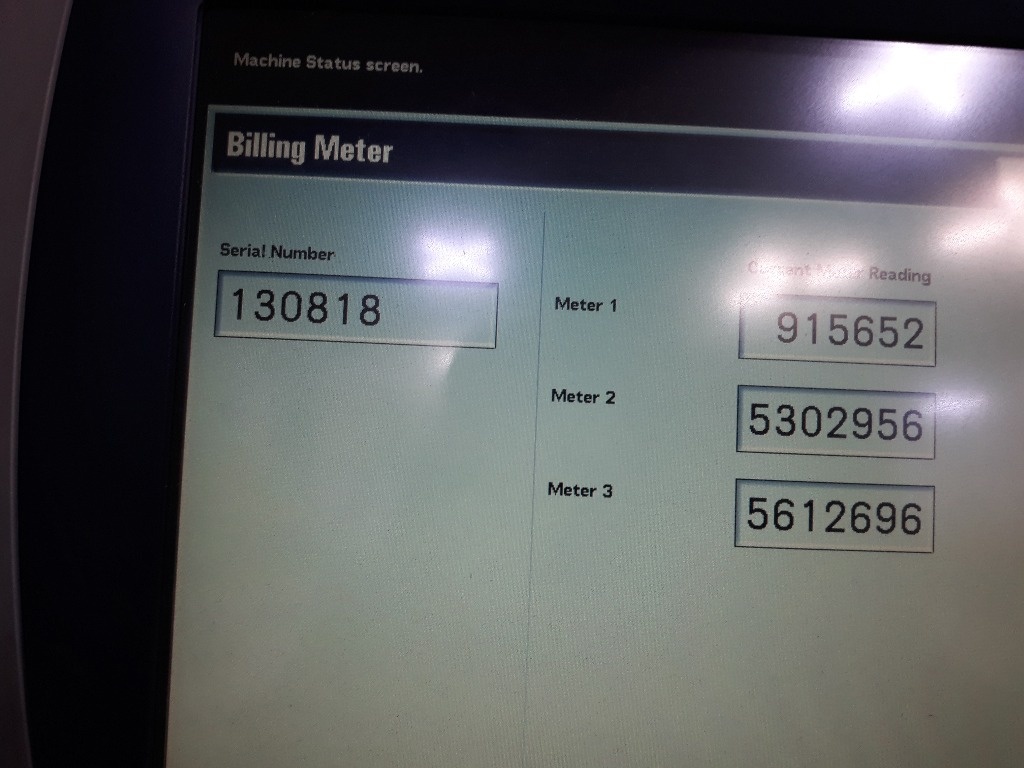
#> input picture Device_meter_detection/text_detection_3/image/1 (4).png, 1024 x 768 px
$ jupyter execute text_detection.ipynb   (older library calls are emulated)
#> lines starting #> are read from the running program, lines starting #| are printed output that depends on the picture; after the words box and inside, x2 and y2 are one past the last pixel; in counts of white or black regions, pixels touching at a corner belong together
[cell 1]
import cv2
import numpy as np
from PIL import Image
import matplotlib.pyplot as plt
from PIL import Image
import os

[cell 2]
img=cv2.imread('./image/1 (4).png')
#> img is the input picture: shape (768, 1024, 3); mean B, G, R 94.5, 93.8, 91.5
imgray = cv2.cvtColor(img, cv2.COLOR_BGR2GRAY)

ret, thr = cv2.threshold(imgray, 127, 255, 0)
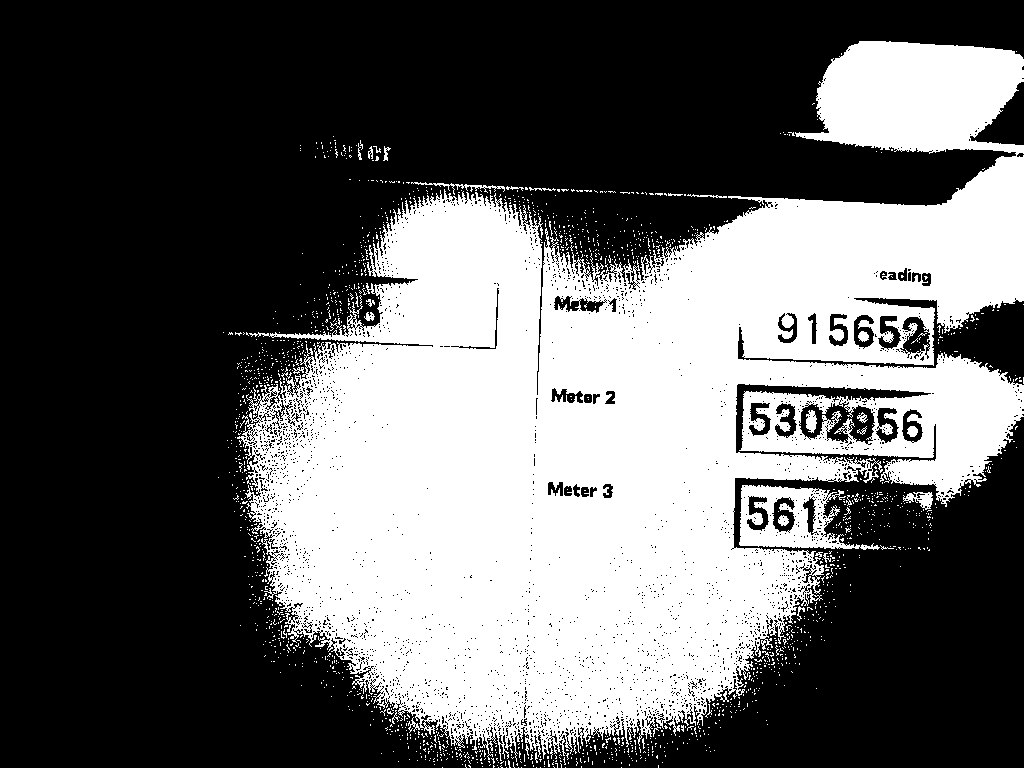
#> thr: shape (768, 1024); 39% white; 1701 white regions (1667 under 20 px)
_, contours, _ = cv2.findContours(thr, cv2.RETR_TREE,
                                 cv2.CHAIN_APPROX_SIMPLE)
#> contours = 5584 contours, 5470 with area under 20; largest, box (x1, y1, x2, y2) and area: (237, 41, 1024, 762) 305993, (739, 485, 880, 550) 5322, (798, 401, 876, 445) 2038, (899, 316, 931, 356) 748, (771, 496, 796, 533) 605

cv2.drawContours(img, contours, -1, (0, 0, 255), 1)
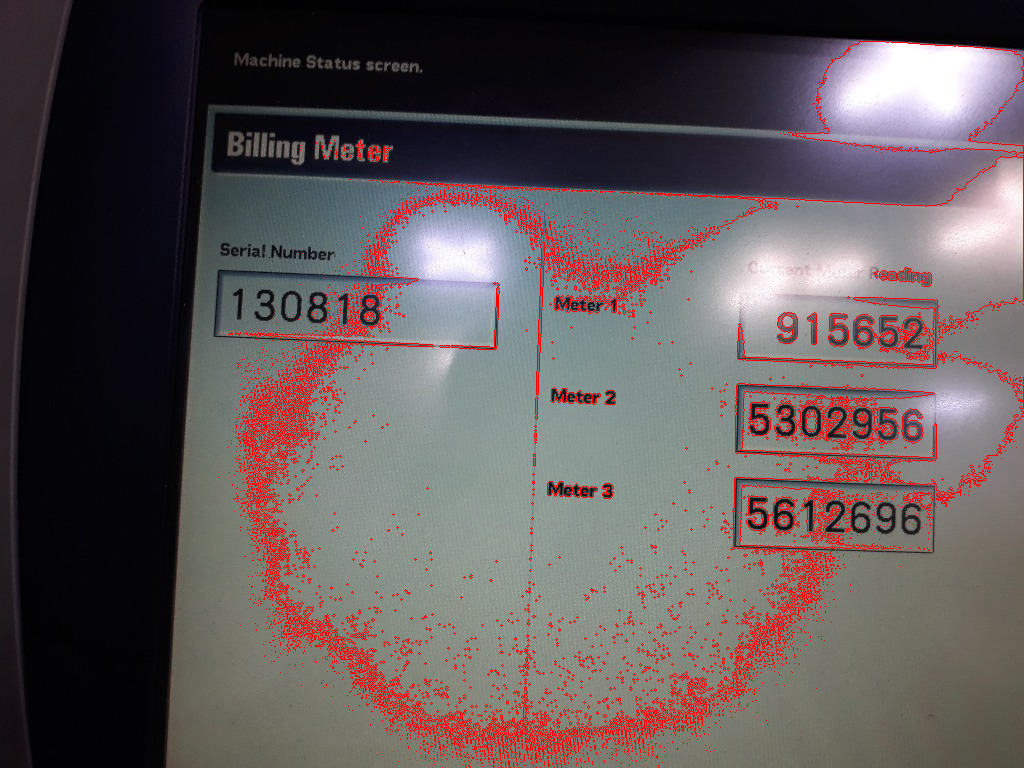
#> img: shape (768, 1024, 3); 4.79% of pixels changed, all inside (x1, y1, x2, y2) = (218, 41, 1024, 768)
cv2.imshow('imgray', img)
cv2.imshow('thresh', thr)

cv2.waitKey(0)
cv2.destroyAllWindows()

[cell 3]
img=cv2.imread('./image/1 (4).png', cv2.IMREAD_GRAYSCALE)
#> img: shape (768, 1024)
ret, bImage = cv2.threshold(img, 50, 250, cv2.THRESH_BINARY_INV)
#> bImage: shape (768, 1024); values 0 (black) and 250 (white), 32.6% white; 219 white regions (151 under 20 px), largest, box (x1, y1, x2, y2) and area: (0, 0, 1024, 768) 249798, (214, 270, 341, 337) 441, (308, 292, 327, 323) 293
print(bImage)
#> (printed output is left out)
cv2.imshow('img', img)
cv2.imshow('bImage', bImage)
cv2.waitKey(0)
cv2.destroyAllWindows()

[cell 4]
kernel= cv2.getStructuringElement(shape=cv2.MORPH_RECT, ksize=(5,3))
#kernel = np.ones((5,5), np.uint8)
closing = cv2.morphologyEx(bImage, cv2.MORPH_OPEN,kernel,iterations = 3)
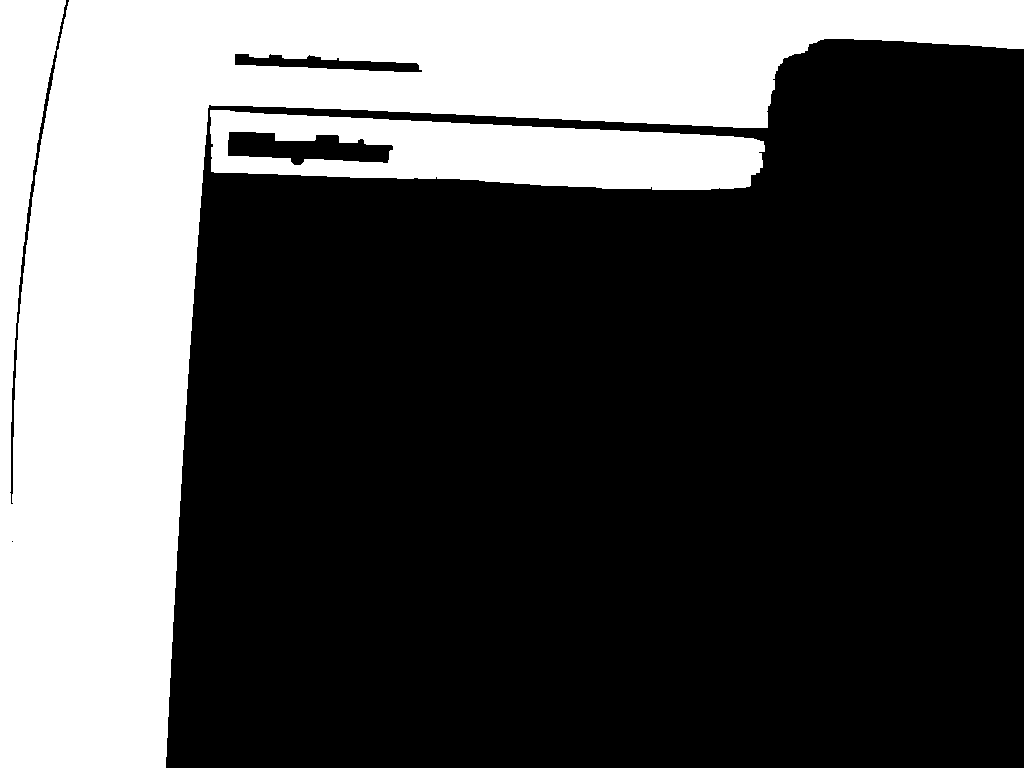
#> closing: shape (768, 1024); values 0 (black) and 250 (white), 31.4% white; 2 white regions
contours = cv2.findContours(closing, cv2.RETR_EXTERNAL, cv2.CHAIN_APPROX_SIMPLE)[1]
#> contours = 2 contours; box (x1, y1, x2, y2) and area: (0, 0, 1024, 768) 218274, (210, 110, 765, 190) 31197
rects = []
img_w = img.shape[1]
for i, cnt in enumerate(contours):
    x, y, w, h = cv2.boundingRect(cnt)
    print(x, y, w, h)
    #if h < 30: continue # 너무 작으면 생략하기
    #if w < 30: continue
    #if w > im_w / 5: continue # 너무 크면 생략하기
    #y2 = round(y / 10) * 10 # Y좌표 맞추기
    index = y
    rects.append((index, x, y, w, h))              #(index, x, y, w, h))
#> this loop made 2 passes
#> (x, y, w, h, index) on passes 1 to 2: (210, 110, 555, 80, 110), (0, 0, 1024, 768, 0)
#> (printed output is left out)
#> after the loop, rects = [(110, 210, 110, 555, 80), (0, 0, 0, 1024, 768)]

[cell 5]

rects = sorted(rects, key=lambda x:x[0]) # 정렬하기
#> rects = [(0, 0, 0, 1024, 768), (110, 210, 110, 555, 80)]
img_result = []
img_for_class = img.copy()

margin_pixel = 10
margin_pixel1 = 0

for rect in rects:
    #[y:y+h, x:x+w]
    img_result.append(
        img_for_class[rect[2]-margin_pixel : rect[2]+rect[4]+margin_pixel,
                      rect[1]-margin_pixel1 : rect[1]+rect[3]+margin_pixel1])

    # Draw the rectangles
    cv2.rectangle(img, (rect[1], rect[2]),
                  (rect[1] + rect[3], rect[2] + rect[4]), (0, 255, 0), 0)
#> this loop made 2 passes
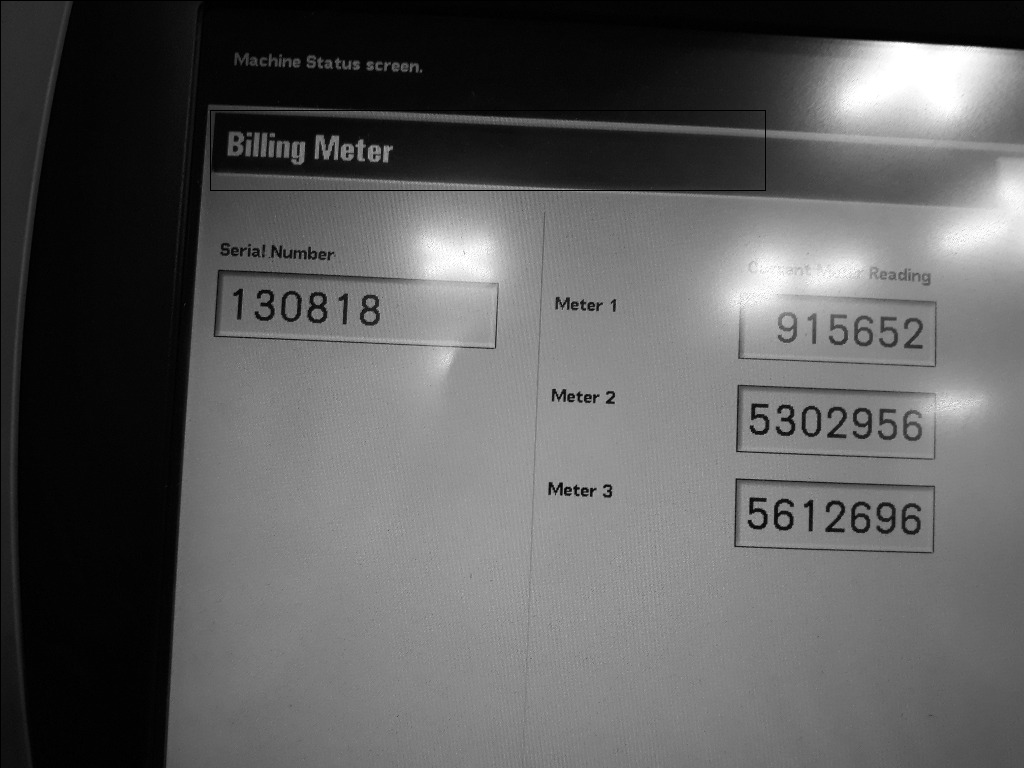
#> img: shape (768, 1024); min 0, max 255, mean 93
#> after the loop, img_result = 2 items

$ run again, with Device_meter_detection/text_detection_3/image/1 (1).png copied over Device_meter_detection/text_detection_3/image/1 (4).png
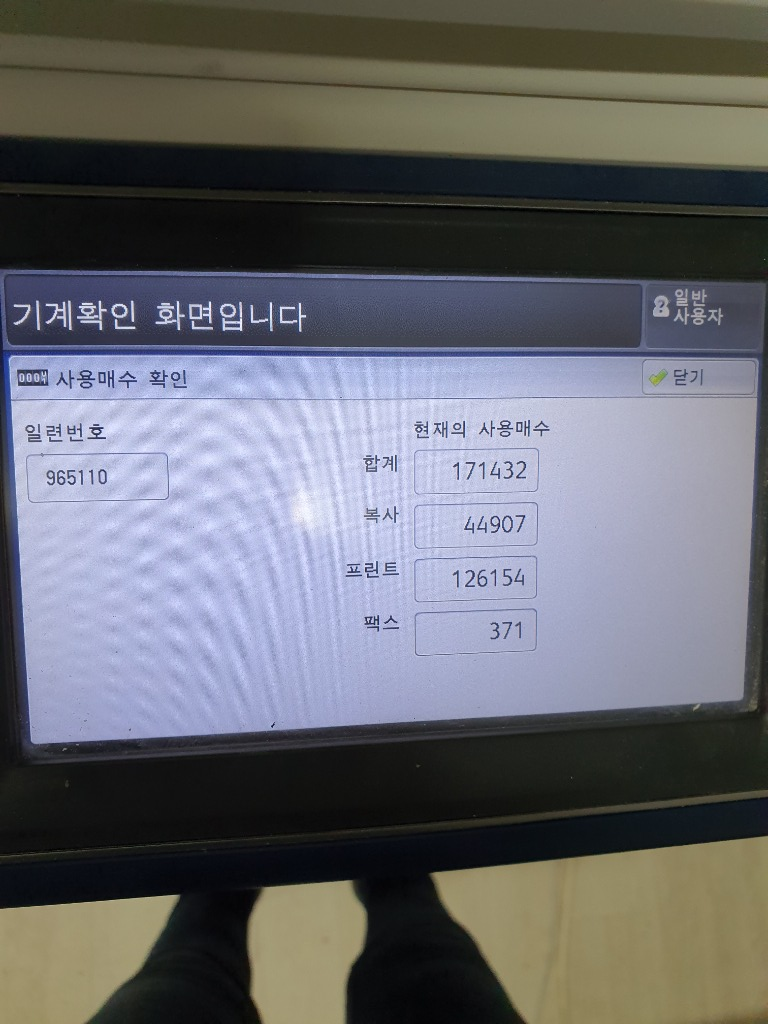
#> input picture Device_meter_detection/text_detection_3/image/1 (1).png, 768 x 1024 px
#> img is the input picture: shape (1024, 768, 3); mean B, G, R 109.5, 104, 102.8
#> `ret, thr = cv2.threshold(imgray, 127, 255, 0)`:
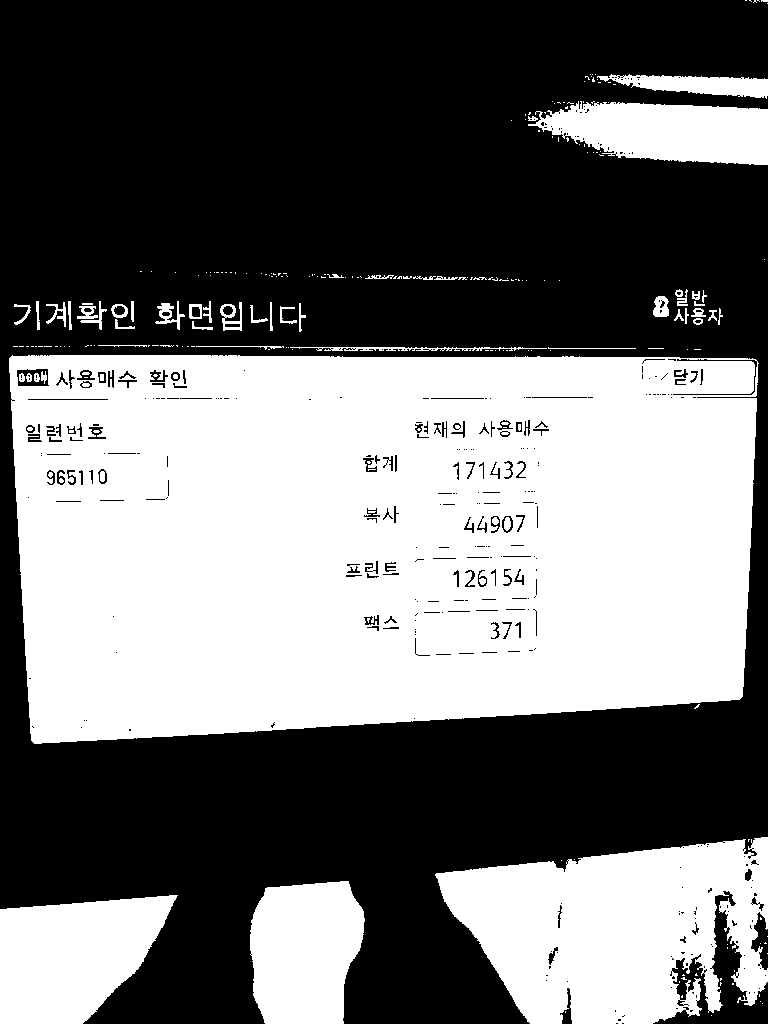
#> thr: shape (1024, 768); 45% white; 229 white regions (168 under 20 px)
#> `_, contours, _ = cv2.findContours(thr, cv2.RETR_TREE, cv2.CHAIN_APPROX..`: contours = 673 contours, 479 with area under 20; largest, box (x1, y1, x2, y2) and area: (9, 355, 759, 744) 267060, (435, 837, 768, 1024) 42966, (0, 895, 178, 1024) 16290, (250, 881, 365, 1024) 13444, (528, 101, 768, 165) 10740
#> bImage: shape (1024, 768); values 0 (black) and 250 (white), 30.2% white; 270 white regions (259 under 20 px), largest, box (x1, y1, x2, y2) and area: (0, 303, 768, 1024) 144395, (0, 135, 768, 282) 91453, (19, 326, 69, 345) 444
#> (printed output is left out)
#> closing: shape (1024, 768); values 0 (black) and 250 (white), 29.2% white; 11 white regions
#> `contours = cv2.findContours(closing, cv2.RETR_EXTERNAL, cv2.CHAIN_APPR..`: contours = 11 contours; largest, box (x1, y1, x2, y2) and area: (0, 526, 768, 1024) 135946, (0, 136, 768, 282) 88916, (76, 742, 138, 758) 678, (32, 337, 64, 345) 216, (379, 728, 402, 738) 198
#> the loop `for i, cnt in enumerate(contours):` made 11 passes
#> (x, y, w, h, index) on passes 1, 2, 6, 7, 9, 10, 11: (76, 742, 62, 16, 742), (146, 740, 24, 9, 740), (379, 728, 23, 10, 728), (760, 662, 8, 26, 662), (0, 526, 768, 498, 526), (32, 337, 32, 8, 337), (0, 136, 768, 146, 136)
#> (printed output is left out)
#> after the loop `for i, cnt in enumerate(contours):`: rects = 11 items, first 6: (742, 76, 742, 62, 16), (740, 146, 740, 24, 9), (736, 240, 736, 19, 7), (731, 323, 731, 17, 7), (728, 408, 728, 16, 8), (728, 379, 728, 23, 10)
#> `rects = sorted(rects, key=lambda x:x[0])`: rects = 11 items, first 6: (136, 0, 136, 768, 146), (337, 32, 337, 32, 8), (526, 0, 526, 768, 498), (651, 761, 651, 7, 10), (662, 760, 662, 8, 26), (728, 408, 728, 16, 8)
#> the loop `for rect in rects:` made 11 passes
#> after the loop `for rect in rects:`:
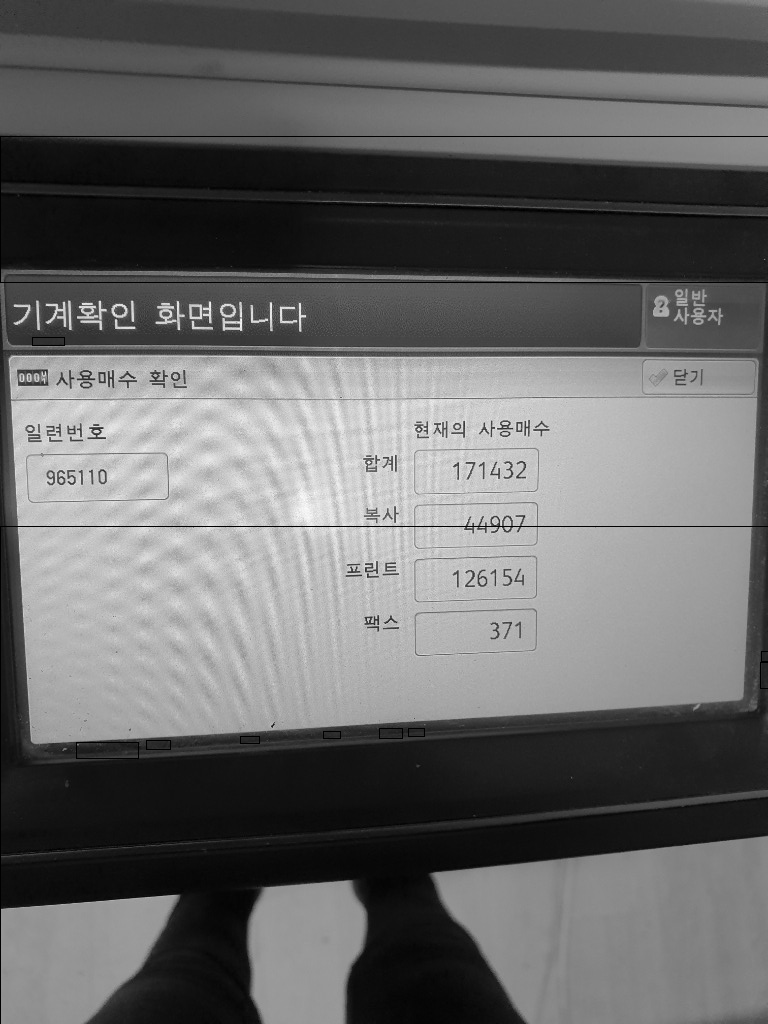
#> img: shape (1024, 768); min 0, max 254, mean 103.8
#> after the loop `for rect in rects:`: img_result = 11 items
